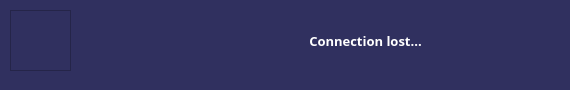
           <widget class="QFrame" name="top_frame">
            <property name="sizePolicy">
             <sizepolicy hsizetype="Preferred" vsizetype="Preferred">
              <horstretch>0</horstretch>
              <verstretch>0</verstretch>
             </sizepolicy>
            </property>
            <property name="minimumSize">
             <size>
              <width>0</width>
              <height>81</height>
             </size>
            </property>
            <property name="styleSheet">
             <string notr="true">background: #30305F;</string>
            </property>
            <widget class="QFrame" name="image_frame">
             <property name="geometry">
              <rect>
               <x>10</x>
               <y>10</y>
               <width>61</width>
               <height>61</height>
              </rect>
             </property>
             <property name="styleSheet">
              <string notr="true">border-image: url(:/Resources/profile.png);</string>
             </property>
             <property name="frameShape">
              <enum>QFrame::StyledPanel</enum>
             </property>
             <property name="frameShadow">
              <enum>QFrame::Raised</enum>
             </property>
            </widget>
            <widget class="QLabel" name="username_label">
             <property name="geometry">
              <rect>
               <x>80</x>
               <y>20</y>
               <width>111</width>
               <height>41</height>
              </rect>
             </property>
             <property name="styleSheet">
              <string notr="true">font: 13pt &quot;Open Sans Light&quot;;
color: white;</string>
             </property>
             <property name="text">
              <string/>
             </property>
            </widget>
            <widget class="QLabel" name="status_label">
             <property name="geometry">
              <rect>
               <x>480</x>
               <y>0</y>
               <width>81</width>
               <height>81</height>
              </rect>
             </property>
             <property name="text">
              <string/>
             </property>
             <property name="alignment">
              <set>Qt::AlignRight|Qt::AlignTrailing|Qt::AlignVCenter</set>
             </property>
            </widget>
            <widget class="QLabel" name="status_text_label">
             <property name="geometry">
              <rect>
               <x>260</x>
               <y>0</y>
               <width>211</width>
               <height>81</height>
              </rect>
             </property>
             <property name="font">
              <font>
               <family>Open Sans 54</family>
               <pointsize>10</pointsize>
               <italic>false</italic>
               <bold>true</bold>
              </font>
             </property>
             <property name="styleSheet">
              <string notr="true">color: white;
font: 10pt Open Sans Light;
font-weight: bold;</string>
             </property>
             <property name="text">
              <string>Connection lost...</string>
             </property>
             <property name="alignment">
              <set>Qt::AlignCenter</set>
             </property>
            </widget>
            <zorder>username_label</zorder>
            <zorder>image_frame</zorder>
            <zorder>status_label</zorder>
            <zorder>status_text_label</zorder>
           </widget>
